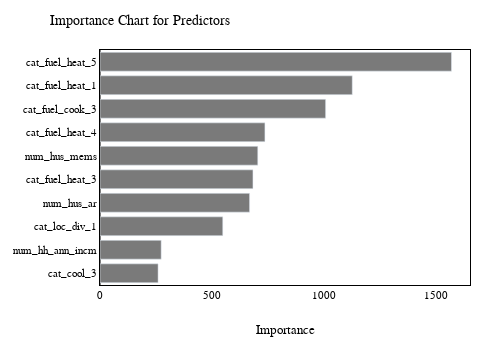

The notebook cell this image was saved under:
### Code cell
fig_importance =  go.Figure()

fig_importance.add_traces(
    go.Bar(
        x= df_imp_10["importance"],
        y= df_imp_10.index,
        orientation= "h",
        marker_color= "#7a7a7a"
    )
)

fig_importance.update_layout(
    title= "Importance Chart for Predictors",
    xaxis_title= "Importance", 
    xaxis_ticks= "",
    yaxis_ticks= "",
    yaxis_autorange= "reversed",
    width= 500,
    height= 350,    
    template= eda_tempelete_01_white,
    margin_l= 100,    
)

fig_importance.show()

### Figure 1 — Plotly figure (JSON) as saved in the notebook; plotly's stock layout.template omitted (floating-point values rounded to 4 significant figures)
{"data": [{"marker": {"color": "#7a7a7a"}, "orientation": "h", "type": "bar", "x": [1567.0, 1125.0, 1006.0, 735.4, 703.6, 682.0, 667.0, 547.5, 272.9, 259.1], "y": ["cat_fuel_heat_5", "cat_fuel_heat_1", "cat_fuel_cook_3", "cat_fuel_heat_4", "num_hus_mems", "cat_fuel_heat_3", "num_hus_ar", "cat_loc_div_1", "num_hh_ann_incm", "cat_cool_3"]}], "layout": {"height": 350, "margin": {"l": 100}, "title": {"text": "Importance Chart for Predictors"}, "width": 500, "xaxis": {"ticks": "", "title": {"text": "Importance"}}, "yaxis": {"autorange": "reversed", "ticks": ""}}}
